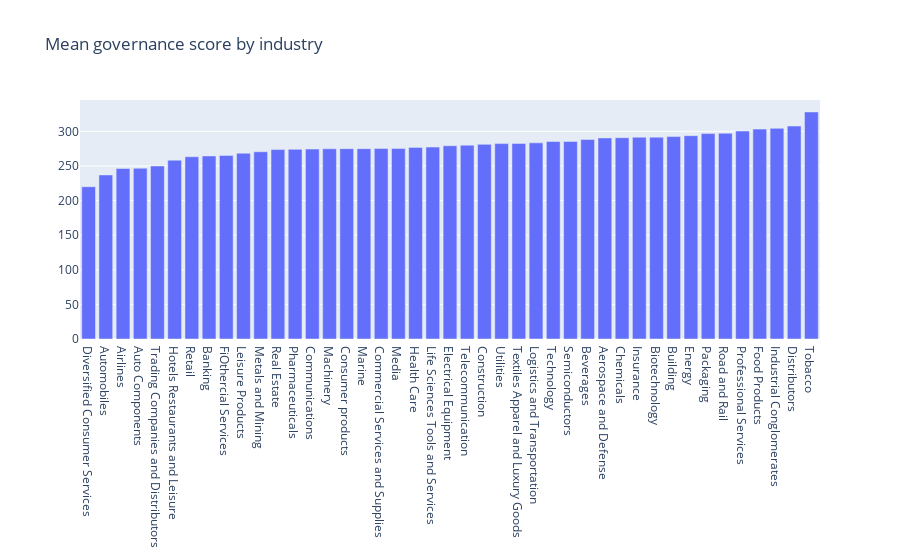

Here is the notebook cell this chart was saved with:
### Code cell
import plotly.graph_objects as go 
fig = go.Figure(go.Bar(x=data_gov_mean.index,y=data_gov_mean.values),go.Layout(title_text='Mean governance score by industry'))
fig.show()

### Figure 1 — Plotly figure (JSON) as saved in the notebook; plotly's stock layout.template omitted (floating-point values rounded to 4 significant figures)
{"data": [{"type": "bar", "x": ["Diversified Consumer Services", "Automobiles", "Airlines", "Auto Components", "Trading Companies and Distributors", "Hotels Restaurants and Leisure", "Retail", "Banking", "FiOthercial Services", "Leisure Products", "Metals and Mining", "Real Estate", "Pharmaceuticals", "Communications", "Machinery", "Consumer products", "Marine", "Commercial Services and Supplies", "Media", "Health Care", "Life Sciences Tools and Services", "Electrical Equipment", "Telecommunication", "Construction", "Utilities", "Textiles Apparel and Luxury Goods", "Logistics and Transportation", "Technology", "Semiconductors", "Beverages", "Aerospace and Defense", "Chemicals", "Insurance", "Biotechnology", "Building", "Energy", "Packaging", "Road and Rail", "Professional Services", "Food Products", "Industrial Conglomerates", "Distributors", "Tobacco"], "y": [220, 237, 246.3, 246.7, 250, 258.4, 263.3, 264.5, 265.2, 268.3, 270.5, 273.6, 274.0, 274.4, 274.8, 274.9, 275, 275.1, 275.3, 276.8, 277.2, 279.2, 280, 281.2, 282.3, 282.3, 283.3, 285.3, 285.4, 288.2, 290.5, 290.8, 291.4, 291.5, 292.4, 293.7, 296.8, 297.2, 300.4, 303.2, 304.3, 307.7, 328]}], "layout": {"title": {"text": "Mean governance score by industry"}}}
